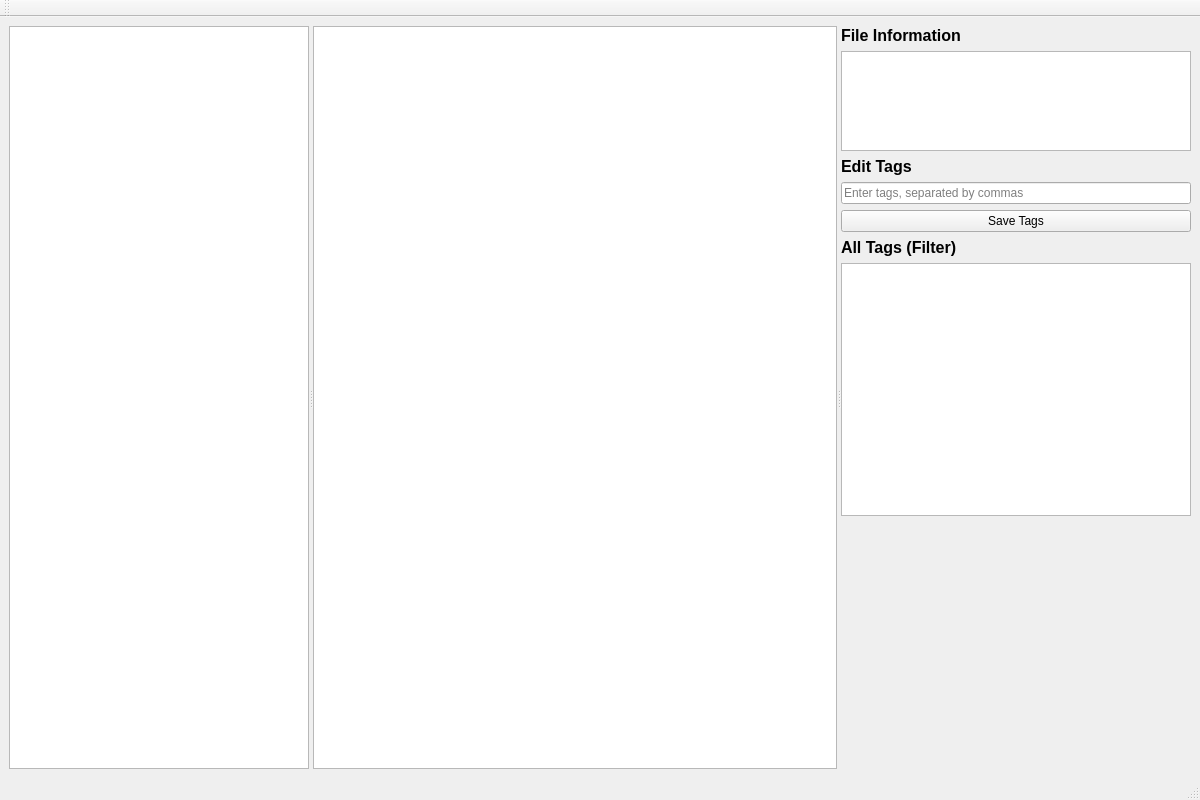
<?xml version="1.0" encoding="UTF-8"?>
<ui version="4.0">
 <class>MainWindow</class>
 <widget class="QMainWindow" name="MainWindow">
  <property name="geometry">
   <rect>
    <x>0</x>
    <y>0</y>
    <width>1200</width>
    <height>800</height>
   </rect>
  </property>
  <property name="windowTitle">
   <string>File Tagger</string>
  </property>
  <widget class="QWidget" name="centralwidget">
   <layout class="QHBoxLayout" name="horizontalLayout">
    <item>
     <!-- 메인 레이아웃을 관리하는 Splitter -->
     <widget class="QSplitter" name="splitter_main">
      <property name="orientation">
       <enum>Qt::Horizontal</enum>
      </property>
      <!-- 왼쪽 패널: 디렉토리 트리 -->
      <widget class="QTreeView" name="treeView_dirs">
       <property name="maximumSize">
        <size>
         <width>300</width>
         <height>16777215</height>
        </size>
       </property>
      </widget>
      <!-- 중앙/오른쪽 패널을 관리하는 두 번째 Splitter -->
      <widget class="QSplitter" name="splitter_content">
       <property name="orientation">
        <enum>Qt::Horizontal</enum>
       </property>
       <!-- 중앙 패널: 파일 목록 -->
       <widget class="QTableView" name="tableView_files"/>
       <!-- 오른쪽 패���: 태그 편집 및 정보 -->
       <widget class="QWidget" name="widget_details" native="true">
        <property name="maximumSize">
         <size>
          <width>350</width>
          <height>16777215</height>
         </size>
        </property>
        <layout class="QVBoxLayout" name="verticalLayout">
         <item>
          <widget class="QLabel" name="label_file_info">
           <property name="text">
            <string>File Information</string>
           </property>
           <property name="font">
            <font>
             <pointsize>12</pointsize>
             <weight>75</weight>
             <bold>true</bold>
            </font>
           </property>
          </widget>
         </item>
         <item>
          <!-- 선택된 파일의 상세 정보 표시 -->
          <widget class="QTextBrowser" name="textBrowser_file_details">
           <property name="maximumSize">
            <size>
             <width>16777215</width>
             <height>100</height>
            </size>
           </property>
          </widget>
         </item>
         <item>
          <widget class="QLabel" name="label_edit_tags">
           <property name="text">
            <string>Edit Tags</string>
           </property>
           <property name="font">
            <font>
             <pointsize>12</pointsize>
             <weight>75</weight>
             <bold>true</bold>
            </font>
           </property>
          </widget>
         </item>
         <item>
          <!-- 태그 입력을 위한 LineEdit -->
          <widget class="QLineEdit" name="lineEdit_tags">
           <property name="placeholderText">
            <string>Enter tags, separated by commas</string>
           </property>
          </widget>
         </item>
         <item>
          <!-- 태그 저장을 위한 버튼 -->
          <widget class="QPushButton" name="btn_save_tags">
           <property name="text">
            <string>Save Tags</string>
           </property>
          </widget>
         </item>
         <item>
          <widget class="QLabel" name="label_all_tags">
           <property name="text">
            <string>All Tags (Filter)</string>
           </property>
           <property name="font">
            <font>
             <pointsize>12</pointsize>
             <weight>75</weight>
             <bold>true</bold>
            </font>
           </property>
          </widget>
         </item>
         <item>
          <!-- 전체 태그 목록을 보여주고 필터로 사용 -->
          <widget class="QListWidget" name="listWidget_all_tags"/>
         </item>
         <item>
          <spacer name="verticalSpacer">
           <property name="orientation">
            <enum>Qt::Vertical</enum>
           </property>
           <property name="sizeHint" stdset="0">
            <size>
             <width>20</width>
             <height>40</height>
            </size>
           </property>
          </spacer>
         </item>
        </layout>
       </widget>
      </widget>
     </widget>
    </item>
   </layout>
  </widget>
  <widget class="QMenuBar" name="menubar">
   <property name="geometry">
    <rect>
     <x>0</x>
     <y>0</y>
     <width>1200</width>
     <height>21</height>
    </rect>
   </property>
  </widget>
  <widget class="QStatusBar" name="statusbar"/>
  <widget class="QToolBar" name="toolBar">
   <property name="windowTitle">
    <string>toolBar</string>
   </property>
   <attribute name="toolBarArea">
    <enum>TopToolBarArea</enum>
   </attribute>
   <attribute name="toolBarBreak">
    <bool>false</bool>
   </attribute>
  </widget>
 </widget>
 <resources/>
 <connections/>
</ui>
